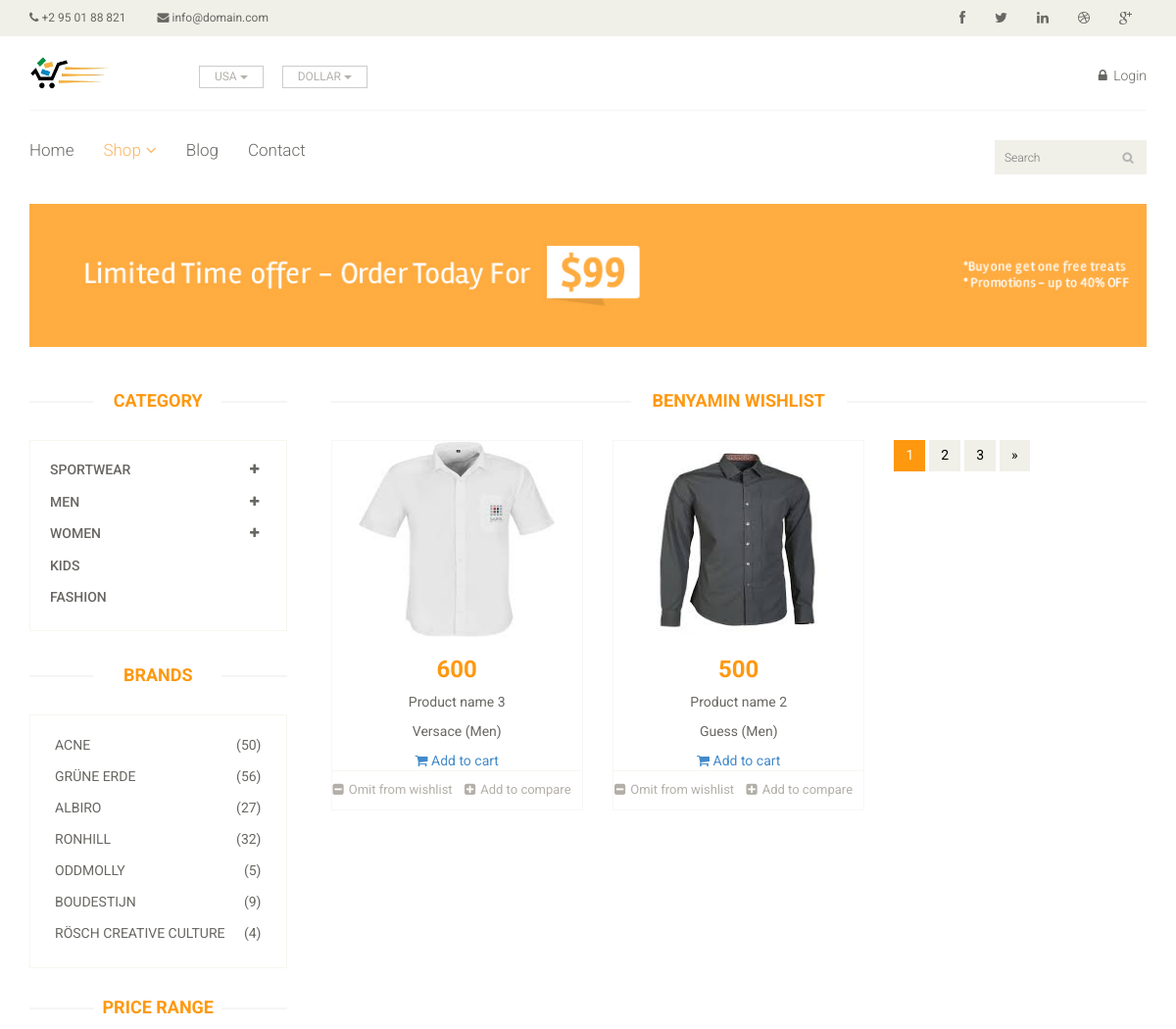
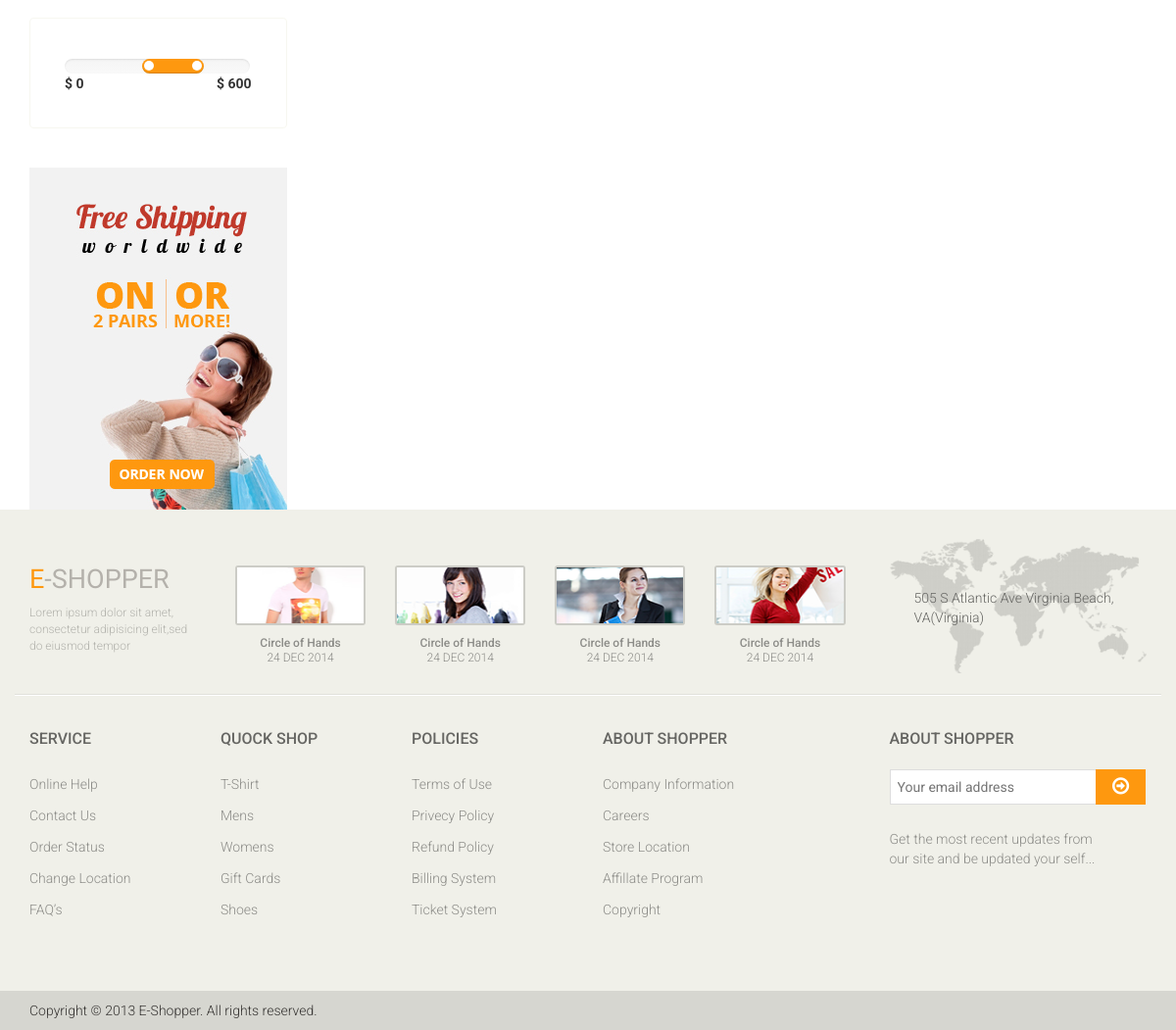
Screenshot of /wishlist/benyamin with the database file from the repository (2 pictures, top to bottom).
### shop/models.py (models this page shows, shortened)
class Category(models.Model):
    name =  models.CharField(max_length=25)
    sub_category = models.ManyToManyField('self',blank=True)
    is_main = models.BooleanField(default=False)
    slug = models.SlugField(allow_unicode=True,unique=True,blank=True)
    def __str__(self):
        return f'{self.name}'

class Wishlist(models.Model):
    user = models.OneToOneField(User, on_delete=models.CASCADE)
    list = models.ManyToManyField(Product)
    slug = models.SlugField(allow_unicode=True,unique=True,blank=True)

class Product(models.Model):
    name = models.CharField(max_length=70)
    category = models.ForeignKey(Category, related_name='product_category', on_delete=models.SET_NULL, null=True)
    detail = models.CharField(max_length=150)
    slug = models.SlugField(allow_unicode=True,unique=True,blank=True)
    price = models.IntegerField()
    image = models.ImageField(upload_to="product/")
    is_published = models.BooleanField(default=False)
    publish_time = models.DateTimeField(blank=True,null=True)

### shop/views.py (the view)
# urls.py: path('wishlist/<slug:slug>',views.WishListView.as_view(),name='wishlist-view'),
class WishListView(generic.DetailView):
    model = models.Wishlist
    template_name = 'shop/wishlist.html'
    def get_context_data(self,**kwargs):
        context = super().get_context_data(**kwargs)
        try:
            context['main_categories'] = models.Category.objects.filter(is_main=True)
        except:
            pass
        return context

### shop/templatetags/cart_tag.py (called while the page is built)
@register.filter
@stringfilter
def lower(value):
    return value.lower()

@register.filter
def ordering_product_by_time(products):
    return products.order_by('-publish_time')

### templates/shop/wishlist.html (shortened to what this page needs)
{% extends "base/base.html" %}
{% load static %}
{% load cart_tag %}
{% block content %}
<section>
  <div class="container">
    <div class="row">
      <div class="col-sm-3">
        <div class="left-sidebar">
          <h2>Category</h2>
          <div class="panel-group category-products" id="accordian">
            {% for cat in main_categories %}
              <div class="panel panel-default">
                <div class="panel-heading">
                  <h4 class="panel-title">
                    <a data-toggle="collapse" data-parent="#accordian" href="#{{ cat|lower }}">
                      {% if cat.sub_category.all %}
                        <span class="badge pull-right"><i class="fa fa-plus"></i></span>
                      {% endif %}
                      {{ cat }}
                    </a>
                  </h4>
                </div>
              </div>
            {% endfor %}
          </div>
          <div class="brands_products">
            <h2>Brands</h2>
            <div class="brands-name">
              <ul class="nav nav-pills nav-stacked">
                <li><a href=""> <span class="pull-right">(50)</span>Acne</a></li>
                <li><a href=""> <span class="pull-right">(56)</span>Grüne Erde</a></li>
                <li><a href=""> <span class="pull-right">(27)</span>Albiro</a></li>
                <li><a href=""> <span class="pull-right">(32)</span>Ronhill</a></li>
                <li><a href=""> <span class="pull-right">(5)</span>Oddmolly</a></li>
                <li><a href=""> <span class="pull-right">(9)</span>Boudestijn</a></li>
                <li><a href=""> <span class="pull-right">(4)</span>Rösch creative culture</a></li>
              </ul>
            </div>
          </div>
          <div class="price-range">
            <h2>Price Range</h2>
            <div class="well">
               <input type="text" class="span2" value="" data-slider-min="0" data-slider-max="600" data-slider-step="5" data-slider-value="[250,450]" id="sl2" ><br />
               <b>$ 0</b> <b class="pull-right">$ 600</b>
            </div>
          </div>
          <div class="shipping text-center">
            <img src="{% static 'images/home/shipping.jpg' %}" alt="" />
          </div>
        </div>
      </div>
      <div class="col-sm-9 padding-right">
        <div class="features_items">
          <h2 class="title text-center">{{ wishlist.user.username }} Wishlist</h2>
          {% for product in wishlist.list.all|ordering_product_by_time %}
            {% if product.is_published %}
              <a href="{% url 'shop:products-detail' slug=product.slug %}">
                <div class="col-sm-4">
                  <div class="product-image-wrapper">
                    <div class="single-products">
                      <div class="productinfo text-center">
                        <img src="../../media/{{ product.image }}" alt="" />
                        <h2>{{ product.price }}</h2>
                        <p>{{ product.name }}</p>
                        {% for top_cat in product.category.sub_category.all %}
                            <p>{{  product.category }} ({{ top_cat }})</p>
                        {% endfor %}
                        <a href="{% url 'shop:add-to-cart-view' slug=product.slug %}"><i class="fa fa-shopping-cart"></i> Add to cart</a>
                      </div>
                    </div>
                    <div class="choose">
                      <ul class="nav nav-pills nav-justified">
                        <li><a href="{% url 'shop:remove-from-wishlist' slug=product.slug %}"><i class="fa fa-minus-square"></i>Omit from wishlist</a></li>
                        <li><a href=""><i class="fa fa-plus-square"></i>Add to compare</a></li>
                      </ul>
                    </div>
                  </div>
                </div>
              </a>
            {% endif %}
          {% endfor %}
          <ul class="pagination">
            <li class="active"><a href="">1</a></li>
            <li><a href="">2</a></li>
            <li><a href="">3</a></li>
            <li><a href="">&raquo;</a></li>
          </ul>
        </div>
      </div>
    </div>
  </div>
</section>
{% endblock content %}

### templates/base/base.html (shortened to what this page needs)
<!DOCTYPE html>
{% load static %}
{% load cart_tag %}
<html lang="en">
<head>
    <link href="{% static 'css/bootstrap.min.css' %}" rel="stylesheet">
    <link href="{% static 'css/font-awesome.min.css' %}" rel="stylesheet">
    <link href="{% static 'css/prettyPhoto.css' %}" rel="stylesheet">
    <link href="{% static 'css/price-range.css' %}" rel="stylesheet">
    <link href="{% static 'css/animate.css' %}" rel="stylesheet">
	  <link href="{% static 'css/main.css' %}" rel="stylesheet">
	  <link href="{% static 'css/responsive.css' %}" rel="stylesheet">
</head>
<body>
	<header id="header">
		<div class="header_top">
			<div class="container">
				<div class="row">
					<div class="col-sm-6 ">
						<div class="contactinfo">
							<ul class="nav nav-pills">
								<li><a href=""><i class="fa fa-phone"></i> +2 95 01 88 821</a></li>
								<li><a href=""><i class="fa fa-envelope"></i> info@domain.com</a></li>
							</ul>
						</div>
					</div>
					<div class="col-sm-6">
						<div class="social-icons pull-right">
							<ul class="nav navbar-nav">
								<li><a href=""><i class="fa fa-facebook"></i></a></li>
								<li><a href=""><i class="fa fa-twitter"></i></a></li>
								<li><a href=""><i class="fa fa-linkedin"></i></a></li>
								<li><a href=""><i class="fa fa-dribbble"></i></a></li>
								<li><a href=""><i class="fa fa-google-plus"></i></a></li>
							</ul>
						</div>
					</div>
				</div>
			</div>
		</div>
		<div class="header-middle">
			<div class="container">
				<div class="row">
					<div class="col-sm-4">
						<div class="logo pull-left">
							<a href="{% url 'shop:products-view' %}"><img src="{% static 'images/home/logo1.png' %}" alt="" width="85" height="35"/></a>
						</div>
						<div class="btn-group pull-right">
							<div class="btn-group">
								<button type="button" class="btn btn-default dropdown-toggle usa" data-toggle="dropdown">
									USA
									<span class="caret"></span>
								</button>
							</div>
							<div class="btn-group">
								<button type="button" class="btn btn-default dropdown-toggle usa" data-toggle="dropdown">
									DOLLAR
									<span class="caret"></span>
								</button>
							</div>
						</div>
					</div>
					<div class="col-sm-8">
						<div class="shop-menu pull-right">
							<ul class="nav navbar-nav">
                {% if user.is_authenticated %}
  								<li><a href=""><i class="fa fa-user"></i> Account</a></li>
  								<li><a href="{% url 'shop:wishlist-view' slug=request.user %}"><i class="fa fa-star"></i> Wishlist</a></li>
  								<li><a href="{% url 'shop:checkout-view' %}"><i class="fa fa-crosshairs"></i> Checkout</a></li>
  								<li><a href="{% url 'accounts:logout' %}"><i class="fa fa-lock"></i> Logout</a></li>
                {% else %}
                  <li><a href="{% url 'accounts:login' %}"><i class="fa fa-lock"></i> Login</a></li>
                {% endif %}
							</ul>
						</div>
					</div>
				</div>
			</div>
		</div>
		<div class="header-bottom">
			<div class="container">
				<div class="row">
					<div class="col-sm-9">
						<div class="mainmenu pull-left">
							<ul class="nav navbar-nav collapse navbar-collapse">
								<li><a href="{% url 'shop:products-view' %}">Home</a></li>
								<li class="dropdown"><a href="{% url 'shop:products-view' %}" class="active">Shop<i class="fa fa-angle-down"></i></a>
                                </li>
                <li><a href="{% url 'blog:post-list' %}">Blog</a></li>
								<li><a href="contact-us.html">Contact</a></li>
							</ul>
						</div>
					</div>
					<div class="col-sm-3">
						<div class="search_box pull-right">
							<input type="text" placeholder="Search"/>
						</div>
					</div>
				</div>
				</div>
			</div>
	</header>
	<section id="advertisement">
		<div class="container">
			<img src="{% static 'images/shop/advertisement.jpg' %}" alt="" />
		</div>
	</section>
    {% block content %}{% endblock content %}
	<footer id="footer">
		<div class="footer-top">
			<div class="container">
				<div class="row">
					<div class="col-sm-2">
						<div class="companyinfo">
							<h2><span>e</span>-shopper</h2>
							<p>Lorem ipsum dolor sit amet, consectetur adipisicing elit,sed do eiusmod tempor</p>
						</div>
					</div>
					<div class="col-sm-7">
						<div class="col-sm-3">
							<div class="video-gallery text-center">
								<a href="#">
									<div class="iframe-img">
										<img src="{% static 'images/home/iframe1.png' %}" alt="" />
									</div>
								</a>
								<p>Circle of Hands</p>
								<h2>24 DEC 2014</h2>
							</div>
						</div>
						<div class="col-sm-3">
							<div class="video-gallery text-center">
								<a href="#">
									<div class="iframe-img">
										<img src="{% static 'images/home/iframe2.png' %}" alt="" />
									</div>
								</a>
								<p>Circle of Hands</p>
								<h2>24 DEC 2014</h2>
							</div>
						</div>
						<div class="col-sm-3">
							<div class="video-gallery text-center">
								<a href="#">
									<div class="iframe-img">
										<img src="{% static 'images/home/iframe3.png' %}" alt="" />
									</div>
								</a>
								<p>Circle of Hands</p>
								<h2>24 DEC 2014</h2>
							</div>
						</div>
						<div class="col-sm-3">
							<div class="video-gallery text-center">
								<a href="#">
									<div class="iframe-img">
										<img src="{% static 'images/home/iframe4.png' %}" alt="" />
									</div>
								</a>
								<p>Circle of Hands</p>
								<h2>24 DEC 2014</h2>
							</div>
						</div>
					</div>
					<div class="col-sm-3">
						<div class="address">
							<img src="{% static 'images/home/map.png' %}" alt="" />
							<p>505 S Atlantic Ave Virginia Beach, VA(Virginia)</p>
						</div>
					</div>
				</div>
			</div>
		</div>
		<div class="footer-widget">
			<div class="container">
				<div class="row">
					<div class="col-sm-2">
						<div class="single-widget">
							<h2>Service</h2>
							<ul class="nav nav-pills nav-stacked">
								<li><a href="">Online Help</a></li>
								<li><a href="">Contact Us</a></li>
								<li><a href="">Order Status</a></li>
								<li><a href="">Change Location</a></li>
								<li><a href="">FAQ’s</a></li>
							</ul>
						</div>
					</div>
					<div class="col-sm-2">
						<div class="single-widget">
							<h2>Quock Shop</h2>
							<ul class="nav nav-pills nav-stacked">
								<li><a href="">T-Shirt</a></li>
								<li><a href="">Mens</a></li>
								<li><a href="">Womens</a></li>
								<li><a href="">Gift Cards</a></li>
								<li><a href="">Shoes</a></li>
							</ul>
						</div>
					</div>
					<div class="col-sm-2">
						<div class="single-widget">
							<h2>Policies</h2>
							<ul class="nav nav-pills nav-stacked">
								<li><a href="">Terms of Use</a></li>
								<li><a href="">Privecy Policy</a></li>
								<li><a href="">Refund Policy</a></li>
								<li><a href="">Billing System</a></li>
								<li><a href="">Ticket System</a></li>
							</ul>
						</div>
					</div>
					<div class="col-sm-2">
						<div class="single-widget">
							<h2>About Shopper</h2>
							<ul class="nav nav-pills nav-stacked">
								<li><a href="">Company Information</a></li>
								<li><a href="">Careers</a></li>
								<li><a href="">Store Location</a></li>
								<li><a href="">Affillate Program</a></li>
								<li><a href="">Copyright</a></li>
							</ul>
						</div>
					</div>
					<div class="col-sm-3 col-sm-offset-1">
						<div class="single-widget">
							<h2>About Shopper</h2>
							<form action="#" class="searchform">
								<input type="text" placeholder="Your email address" />
								<button type="submit" class="btn btn-default"><i class="fa fa-arrow-circle-o-right"></i></button>
								<p>Get the most recent updates from <br />our site and be updated your self...</p>
							</form>
						</div>
					</div>
				</div>
			</div>
		</div>
		<div class="footer-bottom">
			<div class="container">
				<div class="row">
					<p class="pull-left">Copyright © 2013 E-Shopper. All rights reserved.</p>
				</div>
			</div>
		</div>
	</footer>
</body>
</html>

### rows the page displays
Category: name "SPORTWEAR"
Category: name "MEN", name "Men"
Category: name "WOMEN"
Category: name "KIDS"
Category: name "FASHION"
Wishlist: user.username "BENYAMIN"
Product: image (picture), price "600", name "Product name 3", category "Versace"
Product: image (picture), price "500", name "Product name 2", category "Guess"
